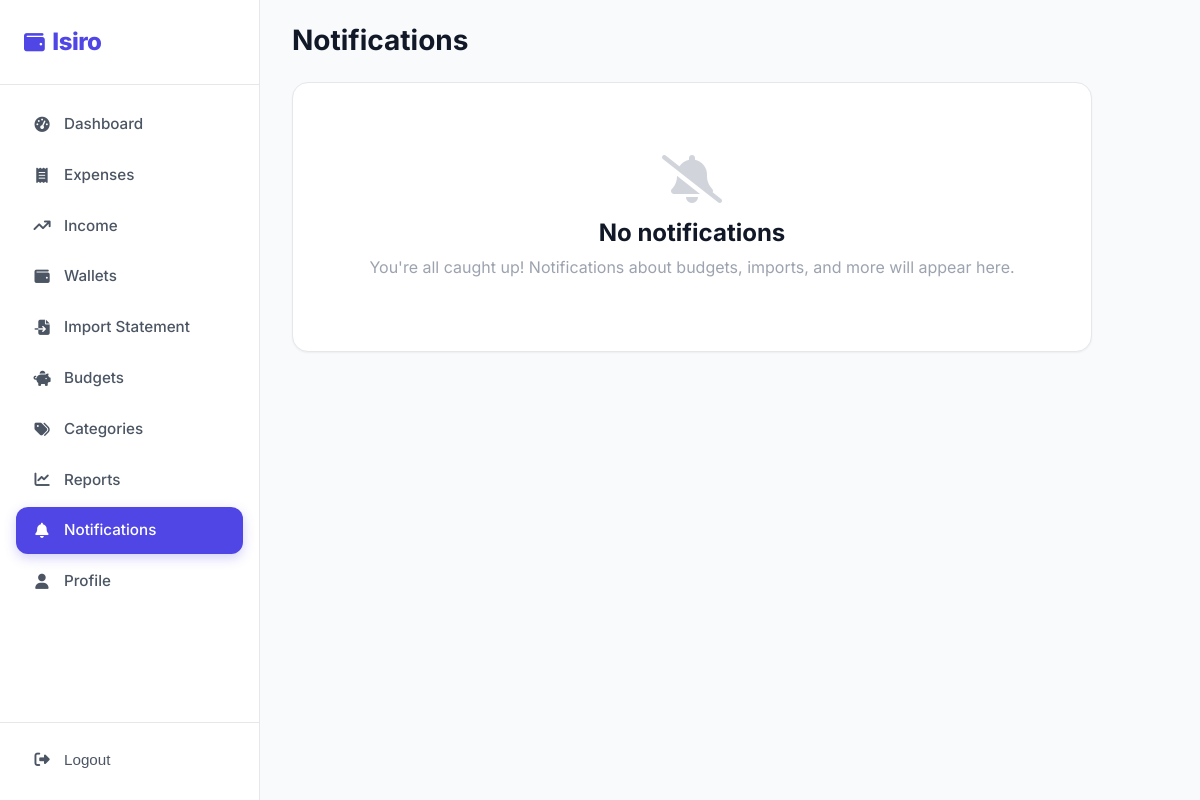
The app's page /notifications/ (signed in), older data.
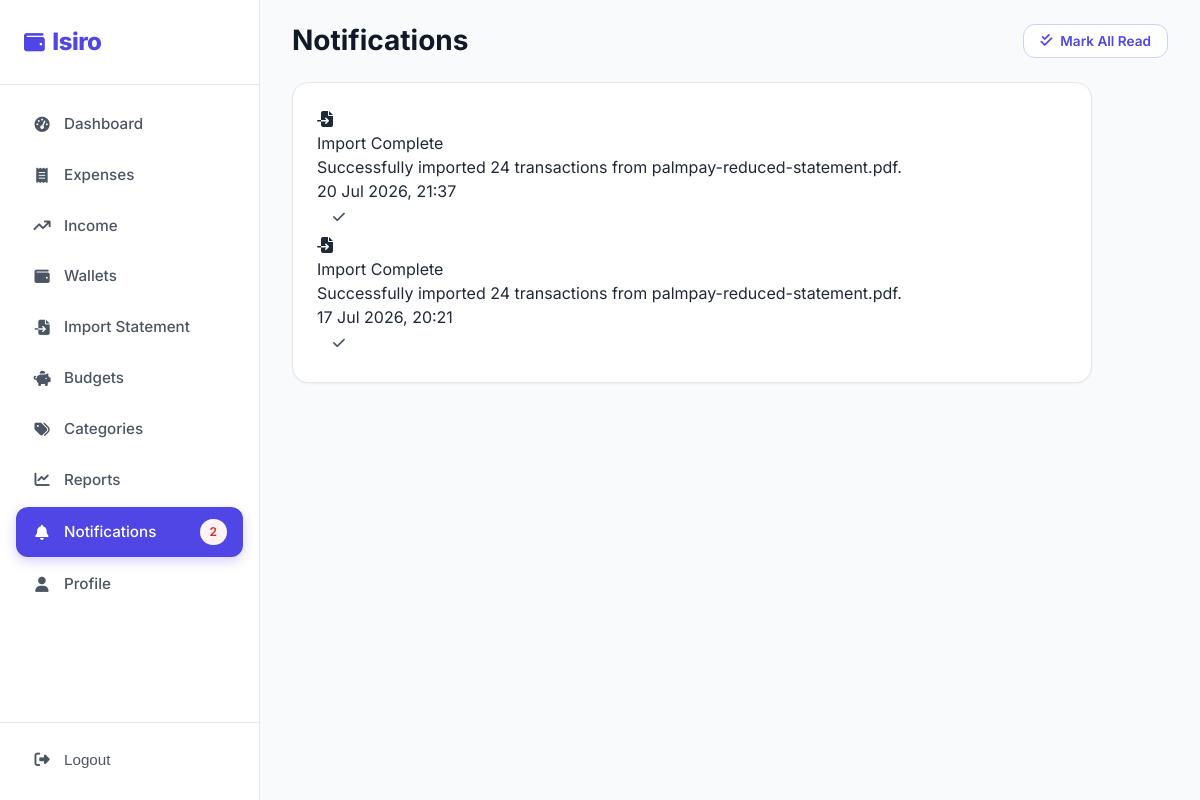
The same page, newer data.
### notifications/models.py (models this page shows, shortened)
class Notification(models.Model):
    class Type(models.TextChoices):
        INFO = "info", "Info"
        SUCCESS = "success", "Success"
        WARNING = "warning", "Warning"
        ERROR = "error", "Error"
        BUDGET = "budget", "Budget Alert"
        IMPORT = "import", "Import"
    user = models.ForeignKey(settings.AUTH_USER_MODEL, on_delete=models.CASCADE, related_name="notifications")
    title = models.CharField(max_length=200)
    message = models.TextField()
    type = models.CharField(max_length=10, choices=Type.choices, default=Type.INFO)
    is_read = models.BooleanField(default=False)
    created_at = models.DateTimeField(auto_now_add=True)
    class Meta:
        ordering = ["-created_at"]

### notifications/views.py (the view)
# urls.py: path("", NotificationListView.as_view(), name="list"),
class NotificationListView(LoginRequiredMixin, View):
    login_url = "users:login"
    template_name = "notifications/notification_list.html"
    def get(self, request):
        notifications = Notification.objects.filter(user=request.user)
        unread = notifications.filter(is_read=False).count()
        return render(request, self.template_name, {"notifications": notifications, "unread_count": unread})

### templates/notifications/notification_list.html (shortened to what this page needs)
{% extends "base.html" %}
{% load static %}
{% block body_class %}app-page{% endblock %}
{% block content %}
<div class="app-layout">
    {% include "partials/sidebar.html" with active="notifications" unread_count=unread_count %}
    <main class="main-content">
        <div class="topbar">
            <div style="display:flex; align-items:center; gap:16px;">
                <h1>Notifications</h1>
            </div>
            <div class="topbar-actions">
                {% if unread_count %}
                <form method="post" action="{% url 'notifications:mark_all_read' %}">
                    <button type="submit" class="btn btn-secondary btn-sm">
                        <i class="fas fa-check-double"></i> Mark All Read
                    </button>
                </form>
                {% endif %}
            </div>
        </div>
        <div class="card" style="max-width:800px;">
            {% if notifications %}
            <div style="display:flex; flex-direction:column;">
                {% for n in notifications %}
                <div class="notification-item {% if not n.is_read %}unread{% endif %}">
                    <div class="notification-icon {{ n.type }}">
                        <i class="fas fa-{% if n.type == 'success' %}circle-check{% elif n.type == 'error' %}circle-xmark{% elif n.type == 'warning' %}triangle-exclamation{% elif n.type == 'budget' %}piggy-bank{% elif n.type == 'import' %}file-import{% else %}circle-info{% endif %}"></i>
                    </div>
                    <div class="notification-content">
                        <div class="title">{{ n.title }}</div>
                        <div class="message">{{ n.message }}</div>
                        <div class="time">{{ n.created_at|date:"d M Y, H:i" }}</div>
                    </div>
                    {% if not n.is_read %}
                    <form method="post" action="{% url 'notifications:mark_read' n.id %}">
                        <button type="submit" class="btn btn-ghost btn-sm" title="Mark as read">
                            <i class="fas fa-check"></i>
                        </button>
                    </form>
                    {% endif %}
                </div>
                {% endfor %}
            </div>
            {% else %}
            <div class="empty-state">
                <i class="fas fa-bell-slash"></i>
                <h3>No notifications</h3>
                <p>You're all caught up! Notifications about budgets, imports, and more will appear here.</p>
            </div>
            {% endif %}
        </div>
    </main>
</div>
{% endblock %}

Row changes from the older to the newer data that the page shows:
added Notification: title "Import Complete", message "Successfully imported 24 transactions from palmpay-reduced-statement.pdf.", created_at "20 Jul 2026, 21:37", is_read False (drawn)
added Notification: title "Import Complete", message "Successfully imported 24 transactions from palmpay-reduced-statement.pdf.", created_at "17 Jul 2026, 20:21", is_read False (drawn)
Text that changed along with them:
{{ unread_count }}: (not shown) → "2"
text no longer shown: "No notifications You're all caught up! Notifications about budgets, imports, and more will appear here."
text now shown: "Mark All Read"
